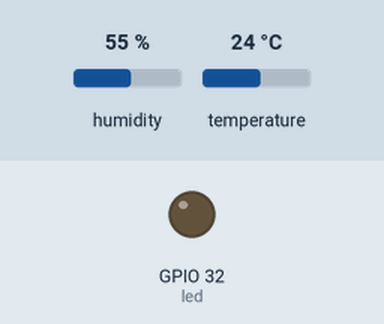
Recording of a sketch running on a simulated ESP32. Shown: output pins drawn as LEDs (lit = HIGH). The inputs (shaded band) are chosen by the test bench; at power-on: humidity 55 %, temperature 24 °C. WiFi joins after 1.5 s; servers stay silent unless stated; no MQTT or app messages arrive unless stated; what the sketch prints to the serial monitor is not drawn. At 1.6 s the program puts the board to deep sleep or switches it off; the recording ends there.

Above: at 0.1 s.
Timing chart, 0 to 1.6 s (numbered marks = the images above):
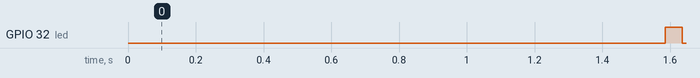

Measured:
- by itself, GPIO 32 (led): LOW → HIGH at 1.6 s, → LOW 0.05 s later

The sketch:

Progetto_esame_ESP32.ino
```cpp
#include <ArduinoMqttClient.h>
#include <WiFi.h>
#include <DHT.h>

//codice client univoco
char clientID[] = "esp99";

//definizione costanti per connessione wifi
char WIFI_SSID[] = "TIM FWA-G3R7";
char WIFI_PASSWORD[] = "39gvma43LxX6";

//configurazione MQTT broker
const char broker[] = "192.168.1.111";
int port = 1883;
const char topic[] = "sensori_ESP_merlo503";

//configurazione con IP statico
/*IPAddress local_IP(10,42,0,50);
IPAddress gateway(10,42,0,1);
IPAddress subnet(255,255,255,0);*/

//configurazione chip DHT e LED
#define DHTPIN 25
#define DHTTYPE DHT11
const int fotores = 39;
const int led = 32;

//istanze sensore DHT, client wifi e MQTT
DHT dht(DHTPIN, DHTTYPE);
WiFiClient wifiClient;
MqttClient mqttClient(wifiClient);

//variabili per le misure
double tempC = 0.0;
double hum = 0.0;


void setup() {
  // put your setup code here, to run once:

  //start timer esecuzione
  unsigned long startTime = millis();

  //setup iniziale
  pinMode(led, OUTPUT);
  Serial.begin(115200);
  while(!Serial){ ; }
  Serial.println("\n--- ESP32 awake ---");
  dht.begin();

  //connessione wifi
  WiFi.mode(WIFI_STA);
  Serial.print("\nAttempting connection to WPA SSID: ");
  Serial.println(WIFI_SSID);

  WiFi.begin(WIFI_SSID, WIFI_PASSWORD);
  unsigned long wifiTimeoutStart = millis();
  while(WiFi.status() != WL_CONNECTED){
    Serial.print(":");
    delay(500);
    if(millis() - wifiTimeoutStart > 15000){
      Serial.println("\nConnection unsuccesfull, took too long\n");
      unsigned long partial_elapsedTime_sec = (millis() - startTime) / 1000;
      long sleep_time_sec = 300-partial_elapsedTime_sec;
      if (sleep_time_sec < 0){sleep_time_sec = 300;}
      go_to_sleep(sleep_time_sec);

    }
  }
  Serial.println("\nWPA connection succesfull!");
  Serial.print("IP: ");
  Serial.println(WiFi.localIP());

  //connessione MQTT
  mqttClient.setId(clientID);
  mqttClient.setCleanSession(true);
  //prova errorcode-1
  //mqttClient.setProtocolVersion(MqttClient::MQTT_3_1_1);
  //fine prova
  Serial.print("\nAttempting connection to MQTT broker: ");
  Serial.println(broker);


  if(!mqttClient.connect(broker,port)){
    Serial.print("MQTT connection failed! Error code=");
    Serial.println(mqttClient.connectError());
    unsigned long partial_elapsedTime_sec = (millis() - startTime) / 1000;
    long sleep_time_sec = 300-partial_elapsedTime_sec;
    if (sleep_time_sec < 0){sleep_time_sec = 300;}
    go_to_sleep(sleep_time_sec);
  }
  Serial.println("MQTT broker connection succesfull!");

  //lettura sensori
  Serial.println("\nReading from sensors...");
  tempC = dht.readTemperature();
  hum = dht.readHumidity();

  //debug valori letti
  Serial.println("temperature= " + String(tempC) + "°C");
  Serial.println("humidity= " + String(hum) + "%");

  //costruzione stringa da pubblicare
  String message = "P:PT;T:" + String(tempC,1) + ";H:" + String(hum,1) + ";";

  //debug e invio messaggio
  Serial.print("\nSending message to topic: ");
  Serial.println(topic);
  Serial.println("Payload: " + message);

  mqttClient.beginMessage(topic, false, 1);
  mqttClient.print(message);
  mqttClient.endMessage();

  //led blink
  digitalWrite(led, HIGH);
  delay(50);
  digitalWrite(led, LOW);

  //fine connessione e deepsleep
  Serial.println("Data published succesfully!");

  //calcolo tempo impiegato
  unsigned long elapsedTime_sec = (millis() - startTime) / 1000;
  Serial.print("\nElapsed time: ");
  Serial.print(elapsedTime_sec);
  Serial.println(" s");
  long sleep_time_sec = 300-elapsedTime_sec;


  Serial.print("\nDisconnecting and going to sleep");
  WiFi.disconnect();
  delay(10);
  go_to_sleep(sleep_time_sec);

}

void loop() {
  // put your main code here, to run repeatedly:

}

void go_to_sleep(long sleep_time){
  Serial.print("\ngoing to sleep for ");
  Serial.print(sleep_time);
  Serial.println(" seconds...");
  Serial.flush();
  ESP.deepSleep((sleep_time) * 1e6);
}
```
